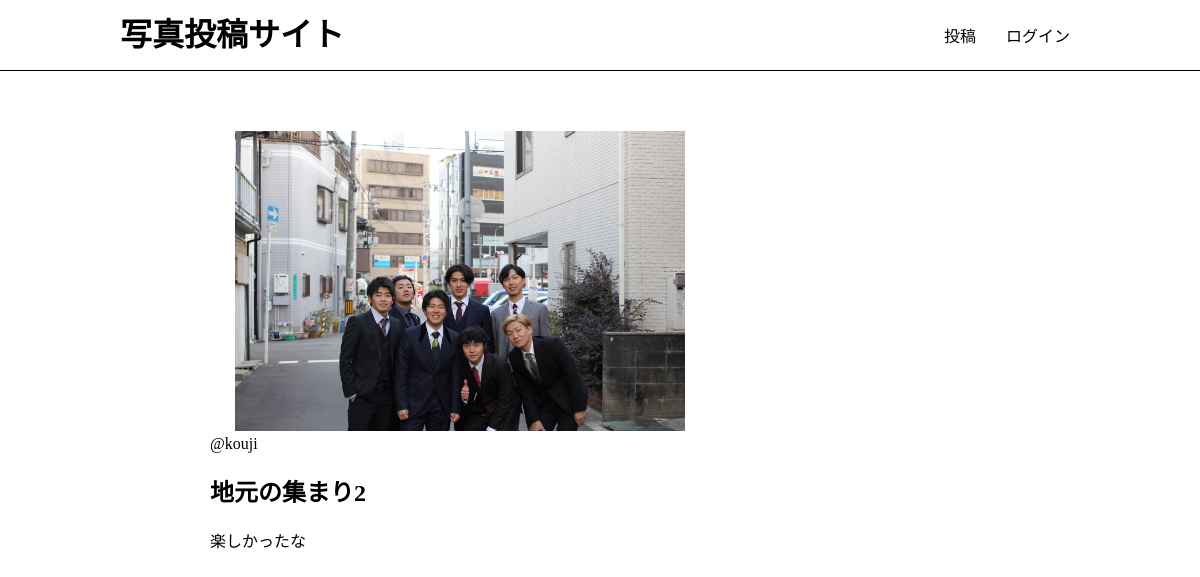
The page /photos/2/ on the database its author committed.
### app/models.py (models this page shows, shortened)
class Photo(models.Model):
    title = models.CharField(max_length=150)
    comment = models.TextField(blank=True)
    image = models.ImageField(upload_to='photos')
    category = models.ForeignKey(Category,on_delete=models.PROTECT)
    user = models.ForeignKey(User, on_delete=models.CASCADE)
    created_at = models.DateTimeField(auto_now=True)

### app/views.py (the view)
# urls.py: path('photos/<int:pk>/', views.photos_detail, name='photos_detail'),
def photos_detail(request, pk):
        photo = get_object_or_404(Photo, pk=pk)
        return render(request, 'app/photos_detail.html', {'photo': photo})

### app/templates/app/photos_detail.html (shortened to what this page needs)
{% extends 'app/base.html' %}
{% block content %}
<div class="photo-detail">
    <img src="{{ photo.image.url }}" class="photo-img">
    <div class="photo-info">
        <a href="{% url 'app:users_detail'
                      photo.user.id %}">@{{ photo.user }}</a>
    </div>
    <h2>{{ photo.title }}</h2>
    <p>{{ photo.comment }}</p>
</div>
{% endblock %}

### static/css/style.css (style rules this page uses)
html, body { margin: 0; }
div { box-sizing: border-box; }
a { text-decoration: none; color: #000; }
.photo-img { width: 100%; max-width: 500px; height: 300px; object-fit: cover; border-radius: 4px; }
.photo-detail .photo-img { object-fit: contain; }

### rows shown on the page
Photo: image (picture), user "kouji", title "地元の集まり2", comment "楽しかったな"
